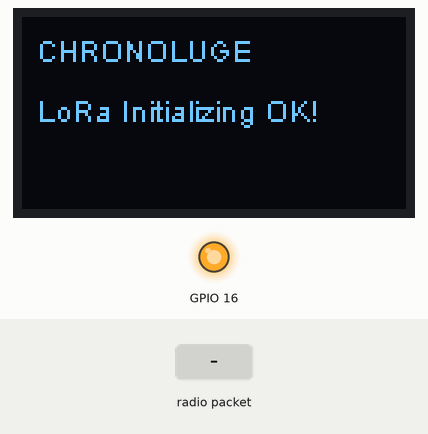
This sketch was run on a simulated ESP32. Shown: 128×64 one-colour display, output pins drawn as LEDs (lit = HIGH). The inputs (shaded band) are chosen by the test bench. No radio packets arrive unless stated; what the sketch prints to the serial monitor is not drawn.

Above: at 1.3 s.
1.4 s: radio packet "5" arrives
At 3.2 s:
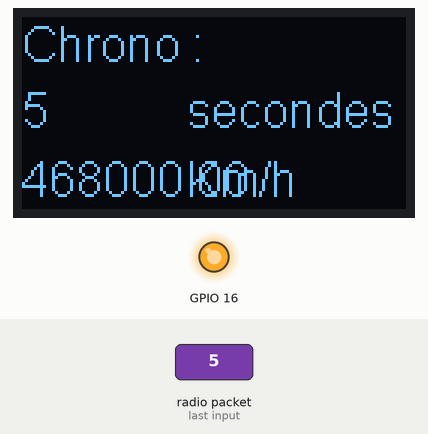
3.9 s: radio packet "90" arrives
At 4.5 s:
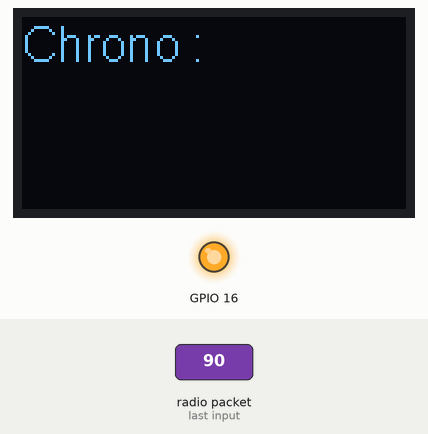
6.4 s: radio packet "200" arrives
At 8.2 s:
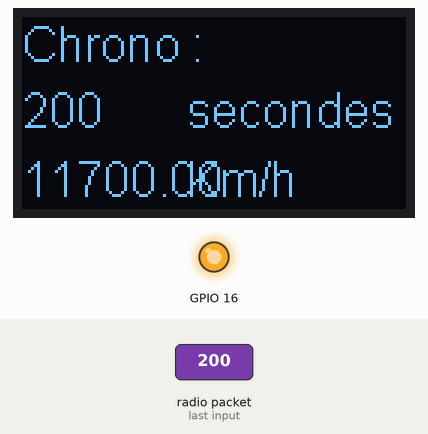
Timing chart, 0 to 9.7 s (numbered marks = the images above; inputs shaded):
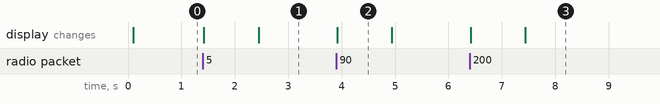

Measured:
- after the input at 1.4 s, the display: first changes at once (image 1 shows a later state)
- after the input at 3.9 s, the display: changes at once (image 2)
- after the input at 6.4 s, the display: first changes at once (image 3 shows a later state)
- what the display in image 2 shows lasts 1.0 s, from 3.9 s to 4.9 s

The sketch:

Receiver.ino
```cpp
#include <SPI.h>
#include <LoRa.h>
#include "SSD1306.h"

SSD1306  display(0x3c, 4, 15);

#define SS      18
#define RST     14
#define DI0     26
#define BAND    868E6 // fréquence utilisé pourr le Lora en Europe.

void setup() {
  pinMode(16,OUTPUT);
  digitalWrite(16, LOW);    //  PIN 16 à l'état bas pour reset l'écran
  delay(50);
  digitalWrite(16, HIGH);
  display.init();


  Serial.begin(115200); //en bauds

  Serial.println("Bienvenue");
  display.drawString(5,5,"CHRONOLUGE");
  display.display();
  SPI.begin(5,19,27,18);// SPI qui veut dire : Serial Peripheral Interface
  LoRa.setPins(SS,RST,DI0);

  if (!LoRa.begin(BAND)) {
    display.drawString(5,25,"Connexion échouée");
    while (1);
  }
  LoRa.setSyncWord(0xF3);
  Serial.println("Connecté");
  display.drawString(5,25,"LoRa Initializing OK!");
  display.display();
}
void loop() {
  double vitesse;
  // try to parse packet
  int packetSize = LoRa.parsePacket();
  if (packetSize) {
    // received a packets
    Serial.print("Chrono :");//affiche si packet reçu
    display.clear();
    display.setFont(ArialMT_Plain_16);
    display.drawString(0, 0, "Chrono : ");
    display.display();
    // read packet
    while (LoRa.available()) {
    String data = LoRa.readString();//lire les packets reçus
    Serial.println(data);
    vitesse=data.toInt();

    vitesse=(vitesse/1000);
    display.drawString(0,22, data);
    display.drawString(55, 22, "secondes");
    vitesse=(650/vitesse);
    vitesse=(vitesse*3.6);
    data=String(vitesse);
    display.display();
    display.drawString(0, 45, data);
     display.drawString(55, 45, "Km/h");
    display.display();

    }


  }
}
```
